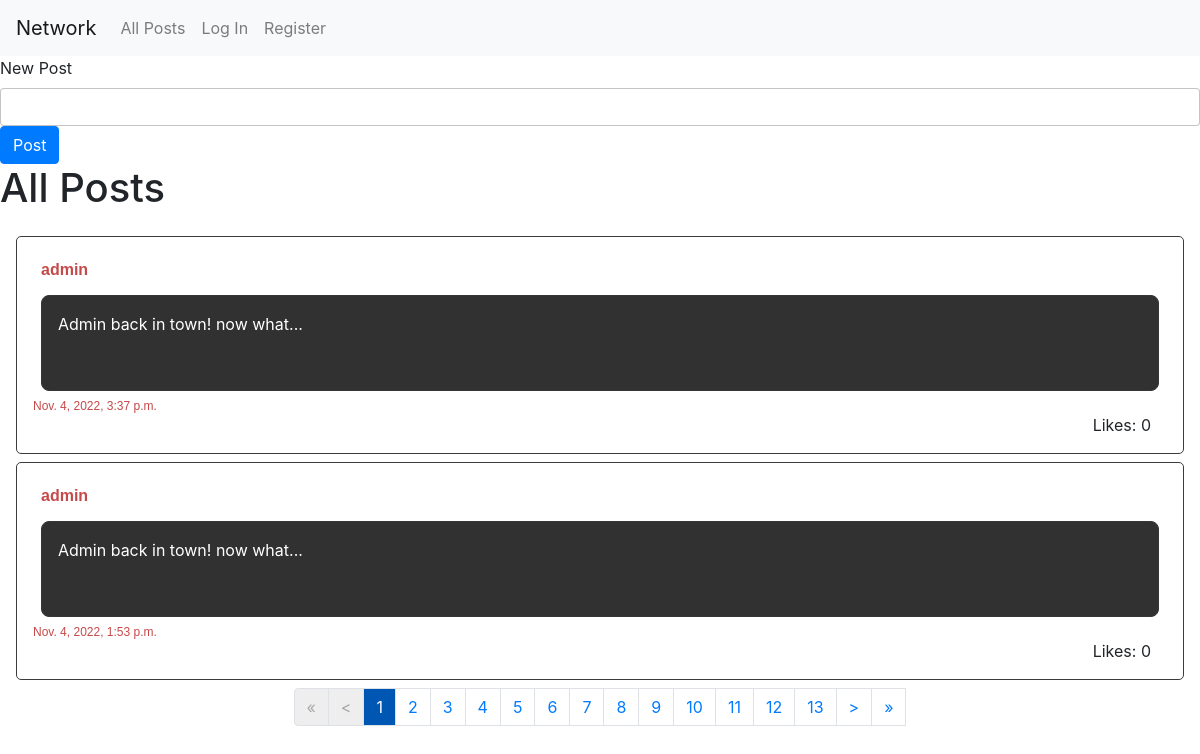
Before: / with the older database file.
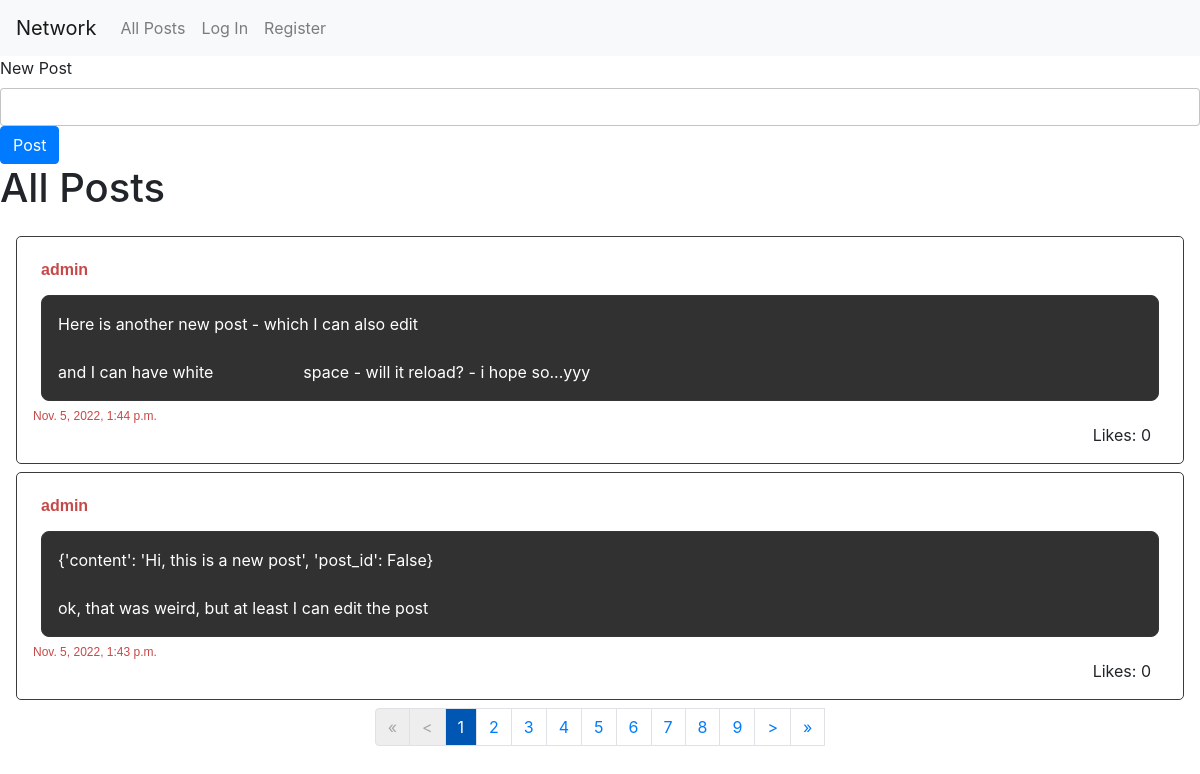
After: the same page with the newer database file.
### network/models.py (models this page shows, shortened)
class Post(models.Model):
    user = models.ForeignKey(User, on_delete=models.CASCADE, related_name='poster')
    created = models.DateTimeField(auto_now_add=True)
    content = models.TextField()
    likes = models.IntegerField(default=0)

class User(AbstractUser):
    pass

### network/views.py (the view)
# urls.py: path("", views.PostListAllView.as_view(), name="index"),
class PostListAllView(ListView):
    paginate_by = NUM_POSTS_PER_PAGE
    model = Post
    ordering = ['-created']
    context_object_name = "posts"
    template_name = "network/index.html"
    def get_context_data(self, **kwargs):
        context = super(PostListAllView, self).get_context_data(**kwargs)
        context.update({
            'home': True
        })
        return context

### network/templates/network/index.html (shortened to what this page needs)
{% extends "network/layout.html" %}
{% block body %}
<div id='home'>
    {% if home %}
        <form class="new-post">
            <div>
                <label for="newpost-textarea">New Post</label>
                <input type='text' class="form-control new-post-input" id="newpost-textarea" autocomplete="off">
                <input id='submit-new-post' class="btn btn-primary" type='submit' value='Post'>
            </div>
        </form>
        <h1>All Posts</h1>
    {% endif %}
    <div id="posts">
        {% for post in posts %}
            <div class="post">
                <div>
                    <span class="post-username">{{post.user}}</span>
                </div><div class="post-content">{{post.content}}</div>
                <div class="post-created">
                    {{post.created}}
                </div>
                <div class="post-likes">
                    Likes: {{post.likes}}
                </div>
            </div>
        {% endfor %}
        <nav aria-label="Page navigation">
            <ul class="pagination">
                <li class="page-item"><a class="page-link {% if not page_obj.has_previous %} deactivated {% endif %}" href="?page=1">&laquo;</a></li>
                <li class="page-item"><a class="page-link {% if not page_obj.has_previous %} deactivated {% endif %}" href="{% if page_obj.has_previous %} ?page={{ page_obj.previous_page_number }} {% endif %}">&lt;</a></li>
                {% for p in paginator.page_range %}
                    <li class="page-item"><a class="page-link {% if page_obj.number == p %} selected-page {% endif %}" href="?page={{p}}" >{{p}}</a></li>
                {% endfor %}
                <a class="page-link {% if not page_obj.has_next %} deactivated {% endif %}" href="{% if page_obj.has_next %} ?page={{ page_obj.next_page_number }} {% endif %}">&gt;</a>
                <a class="page-link {% if not page_obj.has_next %} deactivated {% endif %}" href="?page={{ paginator.num_pages }}">&raquo;</a>
            </ul>
        </nav>
    </div>
</div>
{% endblock %}

### network/templates/network/layout.html (shortened to what this page needs)
{% load static %}
<!DOCTYPE html>
<html lang="en">
    <head>
        <link rel="stylesheet" href="https://stackpath.bootstrapcdn.com/bootstrap/4.4.1/css/bootstrap.min.css">
        <link href="{% static 'network/styles.css' %}" rel="stylesheet">
    </head>
    <body>
        <nav class="navbar navbar-expand-lg navbar-light bg-light">
            <a class="navbar-brand" href="#">Network</a>
            <div>
              <ul class="navbar-nav mr-auto">
                <li class="nav-item">
                  <a class="nav-link" href="{% url 'index' %}">All Posts</a>
                </li>
                {% if user.is_authenticated %}
                    <li class="nav-item">
                        <a class="nav-link" href="{% url 'following' %}">Following</a>
                    </li>
                    <li class="nav-item">
                        <a class="nav-link" href="{% url 'logout' %}">Log Out</a>
                    </li>
                {% else %}
                    <li class="nav-item">
                        <a class="nav-link" href="{% url 'login' %}">Log In</a>
                    </li>
                    <li class="nav-item">
                        <a class="nav-link" href="{% url 'register' %}">Register</a>
                    </li>
                {% endif %}
              </ul>
            </div>
          </nav>
        <div class="body">
            {% block body %}
            {% endblock %}
        </div>
    </body>
</html>

### network/static/network/styles.css (style rules this page uses)
#posts { padding: 1rem; }
.new-post-input { border: rgba(0, 0, 0, 0.233) 1px solid; padding: 1rem; }
.post { border: #3b3b3b 1px solid; padding: 1rem; margin-bottom: 0.5rem; border-radius: 5px; display: flex; flex-direction: column; }
.post-username { font: 700 1rem "montserrat", sans-serif; color: #c64949; margin: 0.5rem; display: inline-block; cursor: pointer; }
.post-content { min-height: 6rem; border: #363636 1px solid; border-radius: 8px; background-color: #313131; color: white; padding: 1rem; margin: 0.5rem; white-space: pre; }
.post-created { font: 400 0.75rem "montserrat", sans-serif; color: #c64949; }
.post-likes { align-self: flex-end; margin: 0 1rem; }
.pagination { display: flex; justify-content: center; }
.deactivated { color: #a7a7a7 !important; background-color: rgba(207, 207, 207, 0.349) !important; }
.selected-page { color: white; background-color: #0056b3; }

Changed rows visible on the page:
removed Post: user "admin", content "Admin back in town! now what...", created "Nov. 4, 2022, 3:37 p.m.", likes "0"
removed Post: user "admin", content "Admin back in town! now what...", created "Nov. 4, 2022, 1:53 p.m.", likes "0"
added Post: user "admin", content "Here is another new post - which I can also edit and I can have white space - will it reload? - i hope so...yyy", created "Nov. 5, 2022, 1:44 p.m.", likes "0"
added Post: user "admin", content "{'content': 'Hi, this is a new post', 'post_id': False} ok, that was weird, but at least I can edit the post", created "Nov. 5, 2022, 1:43 p.m.", likes "0"
Other visible differences:
list line gone: "10"
list line gone: "11"
list line gone: "12"
list line gone: "13"
